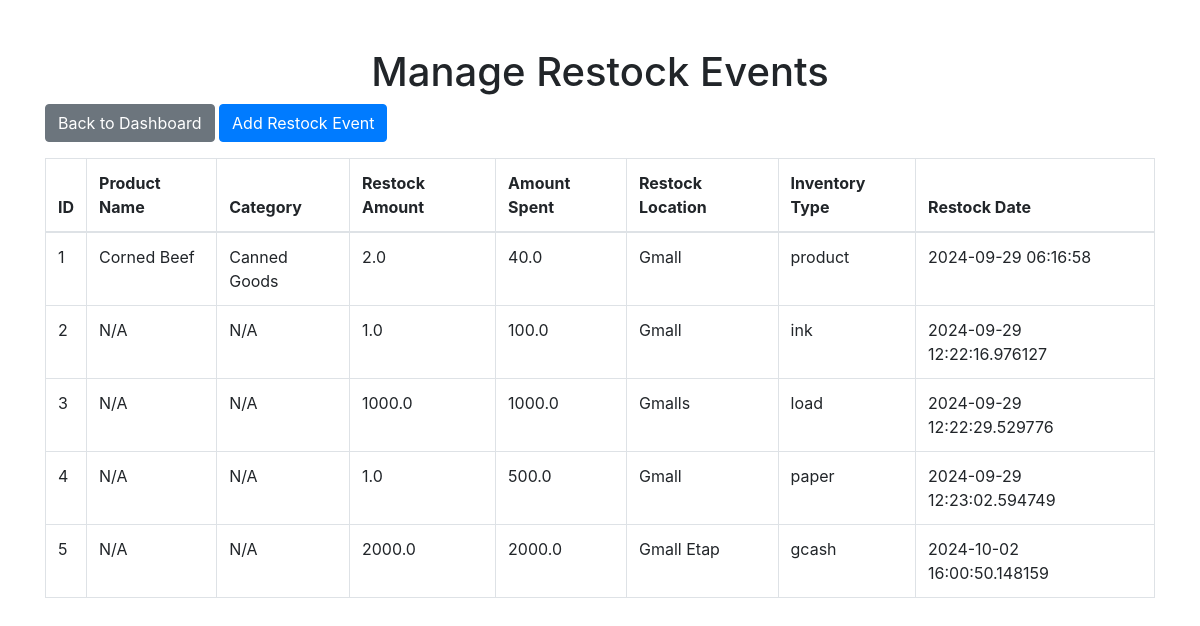
The page /manage_restock_events on the database as committed earlier.
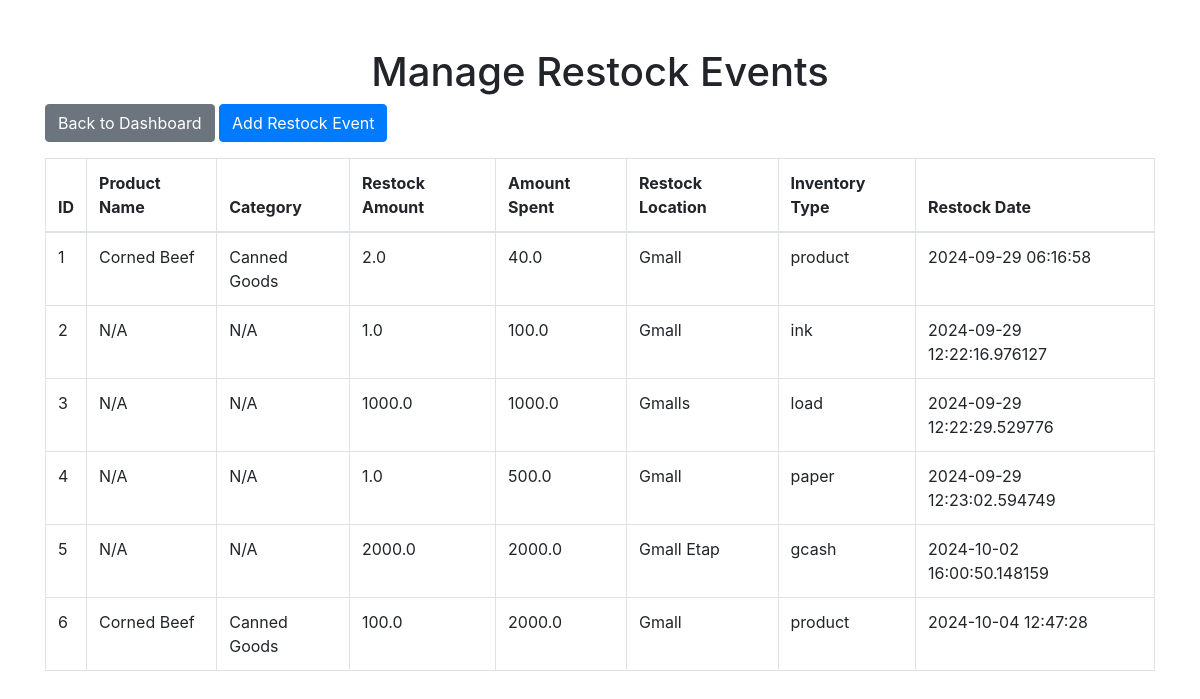
The same page on the database as committed later.
### app.py (models this page shows, shortened)
class Restock(db.Model):
    id = db.Column(db.Integer, primary_key=True)
    restock_amount = db.Column(db.Float, nullable=False)  # Amount of items restocked
    restock_date = db.Column(db.DateTime, nullable=False, default=db.func.current_timestamp())
    amount_spent = db.Column(db.Float, nullable=False)  # Total cost of the restock
    restock_location = db.Column(db.String(100), nullable=False)  # Where the items were restocked
    ink_inventory_id = db.Column(db.Integer, db.ForeignKey('ink_inventory.id'), nullable=True)
    paper_inventory_id = db.Column(db.Integer, db.ForeignKey('paper_inventory.id'), nullable=True)
    product_id = db.Column(db.Integer, db.ForeignKey('product.id'), nullable=True)
    inventory_type = db.Column(db.String(20), nullable=False)  # 'ink', 'paper', 'product'
    ink_inventory = db.relationship('InkInventory', backref=db.backref('restocks', lazy=True))
    paper_inventory = db.relationship('PaperInventory', backref=db.backref('restocks', lazy=True))
    product = db.relationship('Product', backref=db.backref('restocks', lazy=True))

class Product(db.Model):
    id = db.Column(db.Integer, primary_key=True)
    name = db.Column(db.String(100), nullable=False)
    price = db.Column(db.Float, nullable=False)  # Selling price
    original_price = db.Column(db.Float, nullable=False)  # Original cost price
    stock = db.Column(db.Integer, nullable=False)
    purchase_location = db.Column(db.String(100), nullable=True)  # e.g., 'Supermarket A', 'Market B'
    is_voided = db.Column(db.Boolean, default=False)  # For voiding items
    deleted = db.Column(db.Boolean, default=False)  # For archiving
    expiration_date = db.Column(db.Date, nullable=True)  # New field for expiration date
    category_id = db.Column(db.Integer, db.ForeignKey('category.id'), nullable=False)

class Category(db.Model):
    id = db.Column(db.Integer, primary_key=True)
    name = db.Column(db.String(100), nullable=False, unique=True)
    products = db.relationship('Product', backref='category', lazy=True)

### app.py (the view)
@app.route('/manage_restock_events')
def manage_restock_events():
    restock_events = Restock.query.all()
    ink_inventory = InkInventory.query.all()
    paper_inventory = PaperInventory.query.all()
    paper_types = PaperType.query.all()
    products = Product.query.all()
    locations = Location.query.all()
    return render_template('manage_restock_events.html', restock_events=restock_events,ink_inventory=ink_inventory, paper_inventory=paper_inventory,
                           paper_types=paper_types,products=products, locations=locations)

### templates/manage_restock_events.html (shortened to what this page needs)
<!DOCTYPE html>
<html lang="en">
<head>
    <link rel="stylesheet" href="https://stackpath.bootstrapcdn.com/bootstrap/4.3.1/css/bootstrap.min.css">
    <link href="https://cdnjs.cloudflare.com/ajax/libs/select2/4.0.13/css/select2.min.css" rel="stylesheet" />
</head>
<body>
    <div class="container mt-5">
        <h1 class="text-center">Manage Restock Events</h1>
        <a href="{{ url_for('another_dashboard') }}" class="btn btn-secondary mb-3">Back to Dashboard</a>
        <button type="button" class="btn btn-primary mb-3" data-toggle="modal" data-target="#addRestockModal">Add Restock Event</button>
        <table class="table table-bordered">
            <thead>
                <tr>
                    <th>ID</th>
                    <th>Product Name</th>
                    <th>Category</th>
                    <th>Restock Amount</th>
                    <th>Amount Spent</th>
                    <th>Restock Location</th>
                    <th>Inventory Type</th>
                    <th>Restock Date</th>
                </tr>
            </thead>
            <tbody>
                {% for restock in restock_events %}
                <tr>
                    <td>{{ restock.id }}</td>
                    <td>{{ restock.product.name if restock.product else 'N/A' }}</td>
                    <td>{{ restock.product.category.name if restock.product and restock.product.category else 'N/A' }}</td>
                    <td>{{ restock.restock_amount }}</td>
                    <td>{{ restock.amount_spent }}</td>
                    <td>{{ restock.restock_location }}</td>
                    <td>{{ restock.inventory_type }}</td>
                    <td>{{ restock.restock_date }}</td>
                </tr>
                {% endfor %}
            </tbody>
        </table>
    </div>
</body>
</html>

Rows that differ between the two databases and show on the page:
added Restock: id "6", product "Corned Beef", product.category "Canned Goods", restock_amount "100.0", amount_spent "2000.0", restock_location "Gmall", inventory_type "product", restock_date "2024-10-04 12:47:28"
